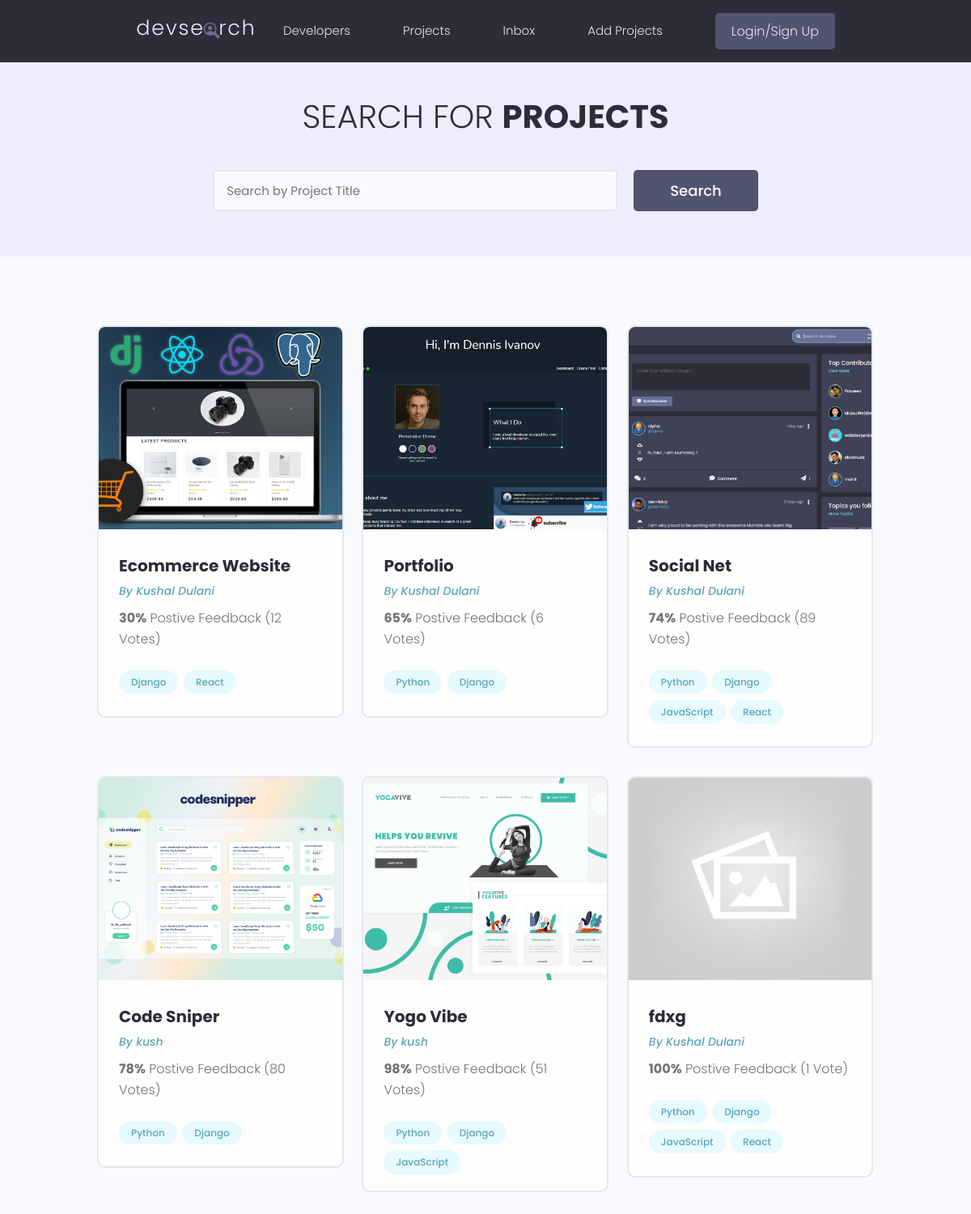
/projects/, run on the app's committed database.
### projects/models.py (models this page shows, shortened)
class Project(models.Model):
    owner = models.ForeignKey(Profile, null=True, blank=True, on_delete=models.SET_NULL)
    title = models.CharField(max_length=200)
    description = models.TextField(null=True, blank=True)
    featured_image = models.ImageField(null=True, blank=True, default="default.jpg")
    demo_link = models.CharField(max_length=2000, null=True, blank=True)
    source_link = models.CharField(max_length=2000, null=True, blank=True)
    tags = models.ManyToManyField('Tag', blank=True)
    vote_total = models.IntegerField(default=0, null=True, blank=True)
    vote_ratio = models.IntegerField(default=0, null=True, blank=True)
    created = models.DateTimeField(auto_now_add=True)
    id = models.UUIDField(default=uuid.uuid4, unique=True,
                          primary_key=True, editable=False)

class Tag(models.Model):
    name = models.CharField(max_length=200)
    created = models.DateTimeField(auto_now_add=True)
    id = models.UUIDField(default=uuid.uuid4, unique=True,
                          primary_key=True, editable=False)
    def __str__(self):
        return self.name

### users/models.py (models this page shows, shortened)
class Profile(models.Model):
    user = models.OneToOneField(User, on_delete=models.CASCADE, null=True, blank=True)
    name = models.CharField(max_length=100, null=True, blank=True)
    email = models.EmailField(max_length=500, null=True, blank=True)
    user_name = models.CharField(max_length=200, null=True, blank=True)
    location = models.CharField(max_length=200, null=True, blank=True)
    short_intro = models.CharField(max_length=200, null=True, blank=True)
    bio = models.TextField(null=True, blank=True)
    profile_image = models.ImageField(
        null=True, blank=True, upload_to='profiles/', default='profiles/user-default.png')
    social_github = models.CharField(max_length=200, null=True, blank=True)
    social_twitter = models.CharField(max_length=200, null=True, blank=True)
    social_linkedin = models.CharField(max_length=200, null=True, blank=True)
    social_youtube = models.CharField(max_length=200, null=True, blank=True)
    social_website = models.CharField(max_length=200, null=True, blank=True)
    created = models.DateTimeField(auto_now_add=True)
    id = models.UUIDField(default=uuid.uuid4, unique=True,
                          primary_key=True, editable=False)

### projects/views.py (the view)
# urls.py: path('projects/', include('projects.urls')),
def projects(request):
    project = Project.objects.all()
    context = {'projects':project}
    return render(request, 'projects/projects.html', context)

### projects/templates/projects/projects.html (shortened to what this page needs)
{% extends 'main.html' %}
{% block content %}
<main class="projects">
  <section class="hero-section text-center">
    <div class="container container--narrow">
      <div class="hero-section__box">
        <h2>Search for <span>Projects</span></h2>
      </div>
      <div class="hero-section__search">
        <form class="form" action="#" method="get">
          <div class="form__field">
            <input class="input input--text" id="formInput#search" type="text" name="text"
              placeholder="Search by Project Title" />
          </div>
          <input class="btn btn--sub btn--lg" type="submit" value="Search" />
        </form>
      </div>
    </div>
  </section>
  <section class="projectsList">
    <div class="container">
      <div class="grid grid--three">
        {% for project in projects %}
        <div class="column">
          <div class="card project">
            <a href="{% url 'project' project.id %}" class="project">
              <img class="project__thumbnail" src="{{project.featured_image.url}}" alt="project thumbnail" />
              <div class="card__body">
                <h3 class="project__title">{{ project.title }}</h3>
                <p><a class="project__author" href="profile.html">By {{project.owner.name}}</a></p>
                <p class="project--rating">
                  <span style="font-weight: bold;">{{project.vote_ratio}}%</span> Postive
                  Feedback ({{project.vote_total}} Vote{{project.vote_total | pluralize:"s"}})
                </p>
                <div class="project__tags">
                  {% for tag in project.tags.all %}
                  <span class="tag tag--pill tag--main">
                    <small>{{tag}}</small>
                  </span>
                  {% endfor %}
                </div>
              </div>
            </a>
          </div>
        </div>
        {% endfor %}
      </div>
    </div>
  </section>
{% endblock content %}

### static/styles/app.css (style rules this page uses)
:root { --color-sub: #2d2d39; }
.btn--sub { background-color: var(--color-sub-light); }
.card { border: 2px solid var(--color-light); }
img { width: 100%; }
.hero-section { height: 40vh; display: flex; align-items: center; background-color: var(--color-sub); }
.hero-section__box { margin-bottom: 4rem; }
.hero-section__box > h2, .hero-section__box > h2 > span { font-size: 4rem; color: var(--color-light); line-height: 1.3; text-transform: uppercase; }
.hero-section__box > h2 { font-weight: 300; }
.hero-section__box > h2 > span { font-weight: 700; }
.hero-section__search > .form { display: flex; align-items: center; justify-content: center; gap: 2rem; }
.hero-section__search > .form input.input--text { width: 50rem; }
.project__author { font-size: 1.4rem; font-style: italic; }
.project--rating { margin-bottom: 1.6em; margin-top: .5em; }
.projects > .hero-section { background: var(--color-sub-lighter); height: 30vh; }
.projects .hero-section__box { margin-bottom: 2.5rem; }
.projects .hero-section__box > h2 { color: var(--color-sub); }
.projects .hero-section__box > h2 > span { font-weight: 700; color: var(--color-sub); }
.projectsList { margin-top: 8rem; }
.project__thumbnail { height: 25rem; object-fit: cover; object-position: top center; }
.project__title { font-size: 2rem; font-weight: 700; color: var(--color-sub); }

### static/uikit/styles/modules/_variables.css (style rules this page uses)
:root { --color-main: #5aa5b9; --color-main-light: #e6faff; --color-sub: #3f4156; --color-sub-light: #51546e; --color-sub-lighter: #ededfd; --color-text: #737373; --color-gray: #8b8b8b; --color-light: #e5e7eb; --color-light-gray: #767676; --color-bg: #f8fafd; --color-white: #fffefd; --color-white-light: #f3f3f3; --color-success: #359e64; --color-success-bg: #def8e8; --color-error: #fc4b0b; --color-error-bg: #fff2ee; --font-base: 'Poppins', arial, helvetica, 'Segoe UI', roboto, ubuntu, sans-serif; --font-monospace: 'Fira Code', 'Courier New', courier, monospace; --font-regular: 300; --font-medium: 500; --font-bold: 700; --generic-shadow: 1px 1px 5px #00000010; --generic-transition: all 0.3s ease-in-out; }

### static/uikit/styles/modules/_base.css (style rules this page uses)
* { margin: 0; padding: 0; box-sizing: border-box; text-rendering: optimizeLegibility; color: inherit; font-size: inherit; }
html { font-size: 50%; }
@media only screen and (min-width: 480px) { html { font-size: 56.25%; } }
@media only screen and (min-width: 1200px) { html { font-size: 62.5%; } }
body { line-height: 1.6; font-weight: 400; font-size: 1.5rem; color: var(--color-text); background-color: var(--color-bg); min-height: 100vh; }

### static/uikit/styles/modules/_typography.css (style rules this page uses)
* { font-family: var(--font-base); }
h2 { font-size: 3.6rem; font-weight: var(--font-bold); }
h3 { font-size: 3.2rem; font-weight: var(--font-medium); }
p, span, strong { font-size: 1.6rem; color: var(--color-text); font-weight: var(--font-regular); }
a { padding-bottom: 2px; text-decoration: none; display: inline-block; color: var(--color-main); font-weight: var(--font-medium); }

### static/uikit/styles/modules/_utilities.css (style rules this page uses)
.container { width: 92%; max-width: 165rem; margin: 0 auto; box-sizing: border-box; }
.container--narrow { width: 92%; max-width: 120rem; }
@media screen and (min-width: 1000px) { .container { width: 90%; } }
@media screen and (min-width: 1000px) { .container--narrow { width: 85%; } }
@media screen and (min-width: 1200px) { .container { width: 80%; } }
@media screen and (min-width: 1200px) { .container--narrow { width: 72%; } }
.text-center { text-align: center; }

### static/uikit/styles/modules/_button.css (style rules this page uses)
.btn { display: inline-block; position: relative; cursor: pointer; background-color: var(--color-light); font-weight: var(--font-medium); color: var(--color-sub); text-decoration: none; padding: 1rem 2rem; border-radius: 0.5rem; border: none; width: -webkit-fit-content; width: -moz-fit-content; width: fit-content; height: -webkit-fit-content; height: -moz-fit-content; height: fit-content; font-size: 1.6rem; outline-width: 0; outline-color: transparent; -webkit-backface-visibility: hidden; backface-visibility: hidden; transition: all 0.3s ease-in-out; }
.btn--sub { background-color: var(--color-sub); color: var(--color-white); }
.btn--lg { font-size: 1.8rem; padding: 1.2rem 4.5rem; }

### static/uikit/styles/modules/_card.css (style rules this page uses)
.card { border-radius: 1rem; background-color: var(--color-white); border: 1.5px solid var(--color-light); width: auto; height: auto; margin-top: 0.5rem; margin-bottom: 0.5rem; overflow: hidden; }
.card__body, .card__header { padding: 2rem 2.5rem; }

### data on the page
Project: featured_image (picture), title "Ecommerce Website", owner.name "Kushal Dulani", vote_ratio "30", vote_total "12", vote_total|pluralize "s"
Tag: name "Django"
Tag: name "React"
Project: featured_image (picture), title "Portfolio", owner.name "Kushal Dulani", vote_ratio "65", vote_total "6", vote_total|pluralize "s"
Tag: name "Python"
Project: featured_image (picture), title "Social Net", owner.name "Kushal Dulani", vote_ratio "74", vote_total "89", vote_total|pluralize "s"
Tag: name "JavaScript"
Project: featured_image (picture), title "Code Sniper", owner.name "kush", vote_ratio "78", vote_total "80", vote_total|pluralize "s"
Project: featured_image (picture), title "Yogo Vibe", owner.name "kush", vote_ratio "98", vote_total "51", vote_total|pluralize "s"
Project: featured_image (placeholder picture), title "fdxg", owner.name "Kushal Dulani", vote_ratio "100", vote_total "1"
